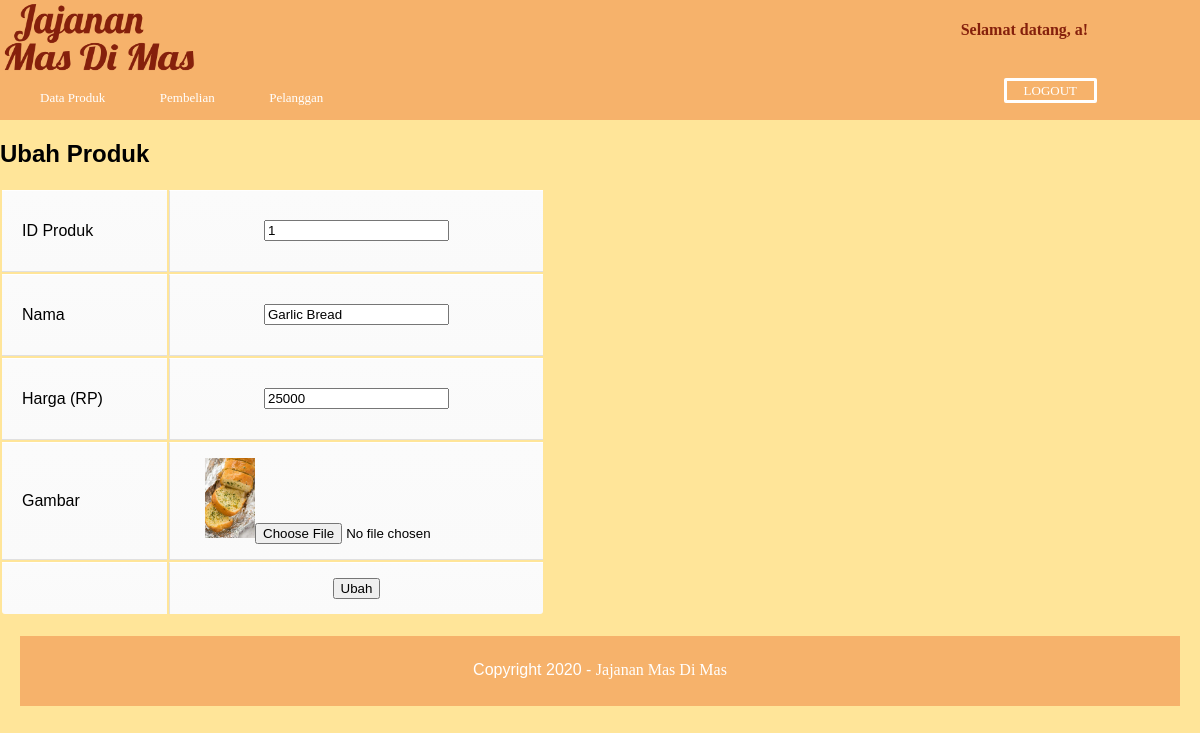
The app's page /admin.php?halaman=ubahproduk&id=1 (signed in) with its own data.
### tables this page shows
CREATE TABLE `produk` (
  `id_produk` int(10) NOT NULL,
  `nama` varchar(100) NOT NULL,
  `harga` int(10) NOT NULL,
  `gambar` varchar(200) NOT NULL,
  `deskripsi` text NOT NULL
);

### ubahproduk.php (the view, shortened to what this page needs)
<?php
include 'konek.php';
$ambil=$con->query("SELECT * FROM produk WHERE id_produk='$_GET[id]'");
$data = mysqli_fetch_array($ambil);
?>
<h2>Ubah Produk</h2>
<form method='post' enctype='multipart/form-data'>
	<table>
		<tr>
			<td width="110"><p>ID Produk</p></td>
			<td><input type='text' name='id_produk' value="<?php echo $data['id_produk'] ?>"></td>
		</tr>
		<tr>
			<td><p>Nama</p></td>
			<td><input type='text' name='nama' value="<?php echo $data['nama'] ?>"></td>
		</tr>
		<tr>
			<td><p>Harga (RP)</p></td>
			<td><input type='number' name='harga' value="<?php echo $data['harga'] ?>"></td>
		</tr>
		<tr>
			<td><p>Gambar</p></td>
			<td><img src="gambar/<?php echo $data['gambar'];?>"width="50" height="80"><input type='file' name='gambar' value="<?php echo $data['gambar'] ?>"></td>
		</tr>
		<tr>
			<td></td>
			<td><input type="submit" name="ubah" value="Ubah"></td>
		</tr>
	</table>
</form>

### css/admin.css (style rules this page uses)
body { background-color: #FFE599; margin: 0; font-family: sans-serif; }
table tr { text-align: center; padding-left: 20px; }
table td:first-child { text-align: left; padding-left: 20px; border-left: 0; }
table td { padding: 15px 35px; border-top: 1px solid #ffffff; border-bottom: 1px solid #e0e0e0; border-left: 1px solid #e0e0e0; background: #fafafa; background: -webkit-gradient(linear, left top, left bottom, from(#fbfbfb), to(#fafafa)); background: -moz-linear-gradient(top, #fbfbfb, #fafafa); }
table tr:last-child td { border-bottom: 0; }
table tr:last-child td:first-child { -moz-border-radius-bottomleft: 3px; -webkit-border-bottom-left-radius: 3px; border-bottom-left-radius: 3px; }
table tr:last-child td:last-child { -moz-border-radius-bottomright: 3px; -webkit-border-bottom-right-radius: 3px; border-bottom-right-radius: 3px; }

### records on screen
produk: id_produk "1", nama "Garlic Bread", harga "25000", gambar (picture)

### other values on screen
$_SESSION['username'] "a"
